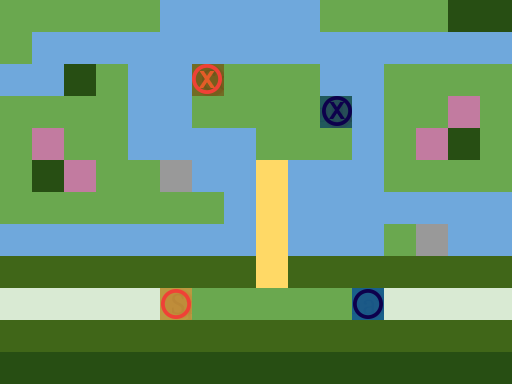

A 2D game scene composited from a Tiled map and its tileset images. What follows is a short description and the map's XML, with every tile layer's data as written:
An orthogonal 16x12 tile map with 32x32 px tiles, 4 tile layers (Ground, Obstacles, Objects, Solution).

<map version="1.0" orientation="orthogonal" renderorder="right-down" width="16" height="12" tilewidth="32" tileheight="32" nextobjectid="1">
 <tileset firstgid="1" name="TilesetPlaceholder" tilewidth="32" tileheight="32" tilecount="240" columns="10">
  <image source="../Tileset.png" width="320" height="768" />
 </tileset>
 <layer name="Ground" width="16" height="12">
  <data encoding="csv">
1,1,1,1,1,5,5,5,5,5,1,1,1,1,1,1,
1,5,5,5,5,5,5,5,5,5,5,5,5,5,5,5,
5,5,1,1,5,5,1,1,1,1,5,5,1,1,1,1,
1,1,1,1,5,5,1,1,1,1,1,5,1,1,3,1,
1,3,1,1,5,5,5,5,1,1,1,5,1,3,1,1,
1,1,3,1,1,1,5,5,2,5,5,5,1,1,1,1,
1,1,1,1,1,1,1,5,2,5,5,5,5,5,5,5,
5,5,5,5,5,5,5,5,2,5,5,5,1,1,5,5,
1,1,1,1,1,1,1,1,2,1,1,1,1,1,1,1,
4,4,4,4,4,1,1,1,1,1,1,1,4,4,4,4,
1,1,1,1,1,1,1,1,1,1,1,1,1,1,1,1,
1,1,1,1,1,1,1,1,1,1,1,1,1,1,1,1
</data>
 </layer>
 <layer name="Obstacles" width="16" height="12">
  <data encoding="csv">
0,0,0,0,0,0,0,0,0,0,0,0,0,0,42,42,
0,0,0,0,0,0,0,0,0,0,0,0,0,0,0,0,
0,0,42,0,0,0,0,0,0,0,0,0,0,0,0,0,
0,0,0,0,0,0,0,0,0,0,0,0,0,0,0,0,
0,0,0,0,0,0,0,0,0,0,0,0,0,0,42,0,
0,42,0,0,0,43,0,0,0,0,0,0,0,0,0,0,
0,0,0,0,0,0,0,0,0,0,0,0,0,0,0,0,
0,0,0,0,0,0,0,0,0,0,0,0,0,43,0,0,
44,44,44,44,44,44,44,44,0,44,44,44,44,44,44,44,
0,0,0,0,0,0,0,0,0,0,0,0,0,0,0,0,
44,44,44,44,44,44,44,44,44,44,44,44,44,44,44,44,
42,42,42,42,42,42,42,42,42,42,42,42,42,42,42,42
</data>
 </layer>
 <layer name="Objects" width="16" height="12">
  <data encoding="csv">
0,0,0,0,0,0,0,0,0,0,0,0,0,0,0,0,
0,0,0,0,0,0,0,0,0,0,0,0,0,0,0,0,
0,0,0,0,0,0,181,0,0,0,0,0,0,0,0,0,
0,0,0,0,0,0,0,0,0,0,182,0,0,0,0,0,
0,0,0,0,0,0,0,0,0,0,0,0,0,0,0,0,
0,0,0,0,0,0,0,0,0,0,0,0,0,0,0,0,
0,0,0,0,0,0,0,0,0,0,0,0,0,0,0,0,
0,0,0,0,0,0,0,0,0,0,0,0,0,0,0,0,
0,0,0,0,0,0,0,0,0,0,0,0,0,0,0,0,
0,0,0,0,0,81,0,0,0,0,0,82,0,0,0,0,
0,0,0,0,0,0,0,0,0,0,0,0,0,0,0,0,
0,0,0,0,0,0,0,0,0,0,0,0,0,0,0,0
</data>
 </layer>
 <layer name="Solution" width="16" height="12">
  <data encoding="csv">
0,0,0,0,0,0,0,0,0,0,0,0,0,0,0,0,
0,0,0,0,0,0,0,0,0,0,0,0,0,0,0,0,
0,0,0,0,0,0,0,0,0,0,0,0,0,0,0,0,
0,0,0,0,0,0,0,0,0,0,0,0,0,0,0,0,
0,0,0,0,0,0,0,0,0,0,0,0,0,0,0,0,
0,0,0,0,0,0,0,0,0,0,0,0,0,0,0,0,
0,0,0,0,0,0,0,0,0,0,0,0,0,0,0,0,
0,0,0,0,0,0,0,0,0,0,0,0,0,0,0,0,
0,0,0,0,0,0,0,0,0,0,0,0,0,0,0,0,
0,0,0,0,0,0,0,0,0,0,0,0,0,0,0,0,
0,0,0,0,0,0,0,0,0,0,0,0,0,0,0,0,
0,0,0,0,0,0,0,0,0,0,0,0,0,0,0,0
</data>
 </layer>
</map>
